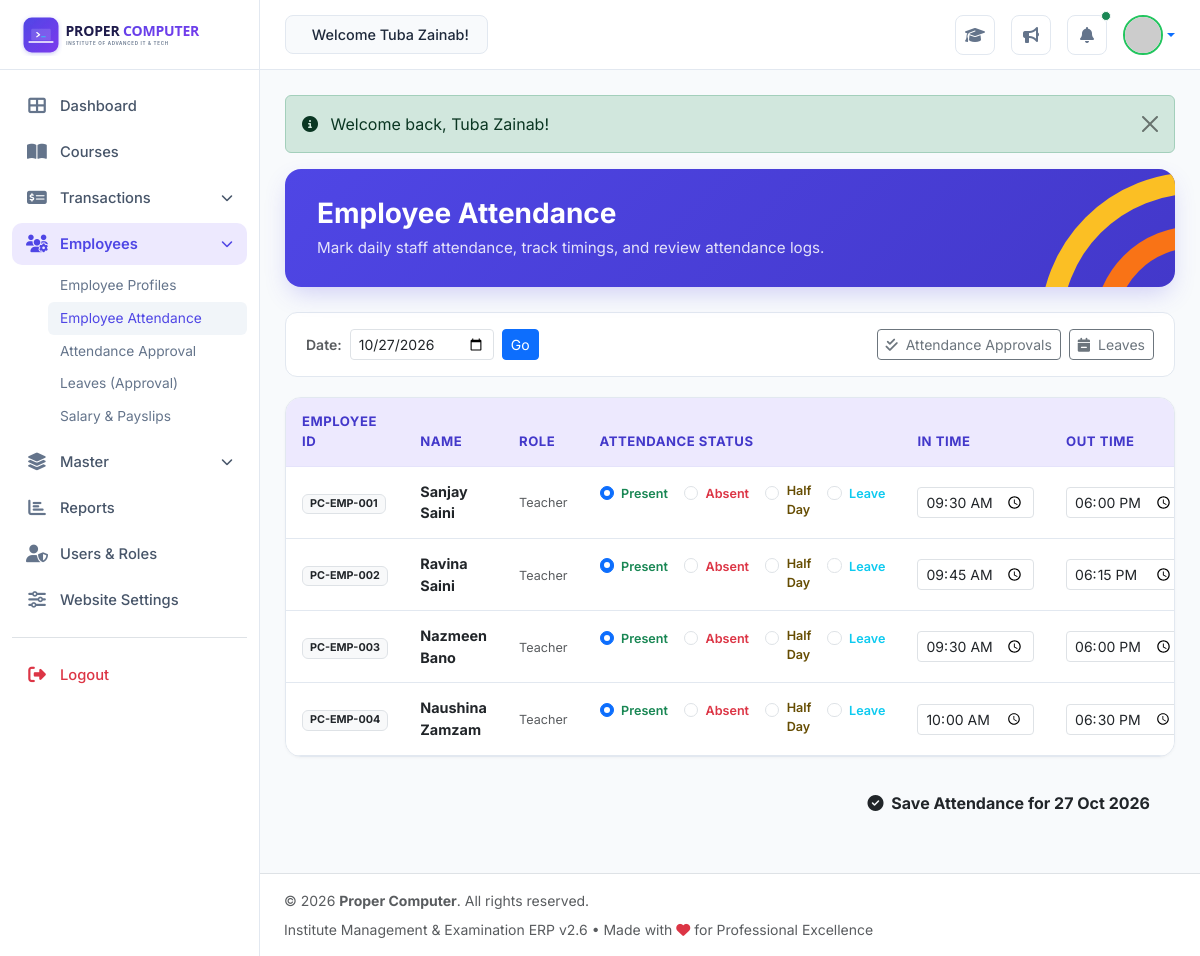
/admin/attendance.php (signed in), run on the app's committed database.
### tables this page shows
CREATE TABLE `attendance` (
  `id` INT AUTO_INCREMENT PRIMARY KEY,
  `employee_id` INT NOT NULL,
  `attendance_date` DATE NOT NULL,
  `status` ENUM('Present', 'Absent', 'Half Day', 'Leave') DEFAULT 'Present',
  `in_time` TIME NULL,
  `out_time` TIME NULL,
  `remarks` VARCHAR(255) NULL,
  `is_approved` TINYINT(1) DEFAULT 1,
  `approved_by` INT NULL,
  `created_at` DATETIME DEFAULT CURRENT_TIMESTAMP,
  FOREIGN KEY (`employee_id`) REFERENCES `employees` (`id`) ON DELETE CASCADE
);

CREATE TABLE `employees` (
  `id` INT AUTO_INCREMENT PRIMARY KEY,
  `employee_id` VARCHAR(30) NOT NULL UNIQUE,
  `full_name` VARCHAR(100) NOT NULL,
  `email` VARCHAR(100) NOT NULL,
  `phone` VARCHAR(20) NOT NULL,
  `role` VARCHAR(50) NOT NULL DEFAULT 'Teacher',
  `designation` VARCHAR(100) NOT NULL,
  `qualification` VARCHAR(100) NULL,
  `skills` VARCHAR(255) NULL,
  `base_salary` DECIMAL(10,2) NOT NULL DEFAULT 25000.00,
  `joining_date` DATE NOT NULL,
  `status` ENUM('Active', 'Inactive') DEFAULT 'Active',
  `photo` VARCHAR(255) NULL,
  `created_at` DATETIME DEFAULT CURRENT_TIMESTAMP
);

### admin/attendance.php (the view, shortened to what this page needs)
<?php
require_once __DIR__ . '/../config/helpers.php';
$pdo = getDBConnection();
$attendanceDate = $_GET['date'] ?? date('Y-m-d');
$sql = "SELECT e.id as emp_id, e.employee_id, e.full_name, e.role, e.designation,
               att.id as att_id, att.status, att.in_time, att.out_time, att.remarks, att.is_approved
        FROM employees e
        LEFT JOIN attendance att ON e.id = att.employee_id AND att.attendance_date = ?
        WHERE e.status = 'Active'
        ORDER BY e.id ASC";
$stmt = $pdo->prepare($sql);
$stmt->execute([$attendanceDate]);
$attendanceList = $stmt->fetchAll();
require_once __DIR__ . '/../includes/admin_header.php';
?>
<div class="admin-header-banner">
    <svg class="banner-arcs" viewBox="0 0 100 100">
        <circle class="arc-1" cx="100" cy="100" r="80" />
        <circle class="arc-2" cx="100" cy="100" r="50" />
    </svg>
    <h2>Employee Attendance</h2>
    <p>Mark daily staff attendance, track timings, and review attendance logs.</p>
</div>
<div class="filter-toolbar d-flex justify-content-between align-items-center flex-wrap gap-3">
    <form method="GET" action="" class="d-flex align-items-center gap-2">
        <label class="fw-semibold text-muted small mb-0">Date:</label>
        <input type="date" name="date" class="form-control form-control-sm" value="<?= e($attendanceDate) ?>" onchange="this.form.submit()">
        <button type="submit" class="btn btn-sm btn-primary">Go</button>
    </form>
    <div class="d-flex gap-2">
        <a href="attendance-approval.php" class="btn btn-sm btn-outline-secondary">
            <i class="fas fa-check-double me-1"></i> Attendance Approvals
        </a>
        <a href="leaves.php" class="btn btn-sm btn-outline-secondary">
            <i class="fas fa-calendar-minus me-1"></i> Leaves
        </a>
    </div>
</div>
<form method="POST" action="">
    <div class="admin-card-table">
        <div class="table-responsive">
            <table class="table admin-table">
                <thead>
                    <tr>
                        <th>EMPLOYEE ID</th>
                        <th>NAME</th>
                        <th>ROLE</th>
                        <th>ATTENDANCE STATUS</th>
                        <th>IN TIME</th>
                        <th>OUT TIME</th>
                    </tr>
                </thead>
                <tbody>
                    <?php foreach ($attendanceList as $att): ?>
                        <?php $currStatus = $att['status'] ?? 'Present'; ?>
                        <tr>
                            <td><span class="badge bg-light text-dark border"><?= e($att['employee_id']) ?></span></td>
                            <td><strong class="text-dark"><?= e($att['full_name']) ?></strong></td>
                            <td><span class="small text-muted"><?= e($att['role']) ?></span></td>
                            <td>
                                <div class="d-flex gap-3">
                                    <div class="form-check">
                                        <input class="form-check-input" type="radio" name="status[<?= $att['emp_id'] ?>]" id="pres_<?= $att['emp_id'] ?>" value="Present" <?= ($currStatus === 'Present') ? 'checked' : '' ?>>
                                        <label class="form-check-label text-success fw-semibold small" for="pres_<?= $att['emp_id'] ?>">Present</label>
                                    </div>
                                    <div class="form-check">
                                        <input class="form-check-input" type="radio" name="status[<?= $att['emp_id'] ?>]" id="abs_<?= $att['emp_id'] ?>" value="Absent" <?= ($currStatus === 'Absent') ? 'checked' : '' ?>>
                                        <label class="form-check-label text-danger fw-semibold small" for="abs_<?= $att['emp_id'] ?>">Absent</label>
                                    </div>
                                    <div class="form-check">
                                        <input class="form-check-input" type="radio" name="status[<?= $att['emp_id'] ?>]" id="half_<?= $att['emp_id'] ?>" value="Half Day" <?= ($currStatus === 'Half Day') ? 'checked' : '' ?>>
                                        <label class="form-check-label text-warning-emphasis fw-semibold small" for="half_<?= $att['emp_id'] ?>">Half Day</label>
                                    </div>
                                    <div class="form-check">
                                        <input class="form-check-input" type="radio" name="status[<?= $att['emp_id'] ?>]" id="leave_<?= $att['emp_id'] ?>" value="Leave" <?= ($currStatus === 'Leave') ? 'checked' : '' ?>>
                                        <label class="form-check-label text-info fw-semibold small" for="leave_<?= $att['emp_id'] ?>">Leave</label>
                                    </div>
                                </div>
                            </td>
                            <td>
                                <input type="time" name="in_time[<?= $att['emp_id'] ?>]" class="form-control form-control-sm" value="<?= e($att['in_time'] ?? '09:30') ?>">
                            </td>
                            <td>
                                <input type="time" name="out_time[<?= $att['emp_id'] ?>]" class="form-control form-control-sm" value="<?= e($att['out_time'] ?? '18:00') ?>">
                            </td>
                        </tr>
                    <?php endforeach; ?>
                </tbody>
            </table>
        </div>
    </div>
    <div class="d-flex justify-content-end mb-4">
        <button type="submit" name="save_attendance" value="1" class="btn btn-pc-primary px-4 py-2 fw-bold">
            <i class="fas fa-check-circle me-1"></i> Save Attendance for <?= format_date($attendanceDate) ?>
        </button>
    </div>
</form>
<?php require_once __DIR__ . '/../includes/admin_footer.php'; ?>

### assets/css/admin.css (style rules this page uses)
:root { --admin-bg: #f8fafc; --admin-sidebar-w: 260px; --admin-sidebar-collapsed-w: 80px; --admin-topbar-h: 70px; --admin-primary: #4f46e5; --admin-primary-dark: #3730a3; --admin-purple-grad: linear-gradient(135deg, #4f46e5 0%, #4338ca 100%); --admin-border: #e2e8f0; --admin-table-head: #ede9fe; --admin-table-head-text: #4338ca; --font-heading: 'Outfit', sans-serif; --font-body: 'Inter', sans-serif; }
body.admin-body { font-family: var(--font-body); background-color: var(--admin-bg); color: #334155; margin: 0; padding: 0; overflow-x: hidden; }
.admin-header-banner { background: linear-gradient(135deg, #4f46e5 0%, #4338ca 100%); color: #ffffff; border-radius: 16px; padding: 28px 32px; position: relative; overflow: hidden; margin-bottom: 25px; box-shadow: 0 10px 25px -5px rgba(79, 70, 229, 0.25); }
.admin-header-banner h2 { color: #ffffff; font-size: 1.75rem; font-weight: 700; margin-bottom: 6px; }
.admin-header-banner p { color: rgba(255, 255, 255, 0.85); margin-bottom: 0; font-size: 0.95rem; }
.banner-arcs { position: absolute; right: -20px; bottom: -40px; width: 180px; height: 180px; pointer-events: none; }
.filter-toolbar { background: #ffffff; border: 1px solid var(--admin-border); border-radius: 12px; padding: 16px 20px; margin-bottom: 20px; }
.admin-card-table { background: #ffffff; border: 1px solid var(--admin-border); border-radius: 16px; overflow: hidden; box-shadow: 0 1px 3px rgba(0, 0, 0, 0.04); margin-bottom: 25px; }
.admin-table { margin-bottom: 0; vertical-align: middle; }
.admin-table thead th { background-color: var(--admin-table-head); color: var(--admin-table-head-text); font-size: 0.82rem; font-weight: 700; letter-spacing: 0.04em; text-transform: uppercase; padding: 14px 16px; border-bottom: 1px solid rgba(79, 70, 229, 0.15); }
.admin-table tbody td { padding: 14px 16px; color: #334155; font-size: 0.9rem; border-bottom: 1px solid var(--admin-border); }

### data on the page
attendance: employee.employee_id "PC-EMP-001", employee.full_name "Sanjay Saini", employee.role "Teacher", status "☑ Present", status "☐ Absent", status "☐ Half Day", status "☐ Leave", in_time "09:30:00", out_time "18:00:00"
attendance: employee.employee_id "PC-EMP-002", employee.full_name "Ravina Saini", employee.role "Teacher", status "☑ Present", status "☐ Absent", status "☐ Half Day", status "☐ Leave", in_time "09:45:00", out_time "18:15:00"
attendance: employee.employee_id "PC-EMP-003", employee.full_name "Nazmeen Bano", employee.role "Teacher", status "☑ Present", status "☐ Absent", status "☐ Half Day", status "☐ Leave", in_time "09:30:00", out_time "18:00:00"
attendance: employee.employee_id "PC-EMP-004", employee.full_name "Naushina Zamzam", employee.role "Teacher", status "☑ Present", status "☐ Absent", status "☐ Half Day", status "☐ Leave", in_time "10:00:00", out_time "18:30:00"

### other printed values
$user['full_name'] "Tuba Zainab"
$message "Welcome back, Tuba Zainab!"
APP_NAME "Proper Computer"
